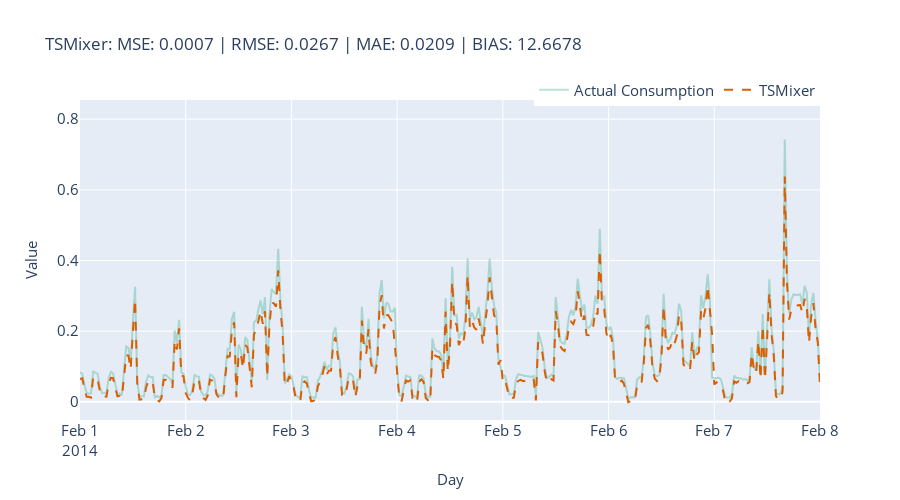

This figure's notebook cell:
### Code cell
## Lasso
model_name = ['TSMixer']
model_display_name = ['TSMixer']

fig = plot_forecast(tsmixer_data,
                    forecast_columns=['predicted'],
                    forecast_display_names=model_display_name, timestamp_col ='timestamp',
                    target_col_name="actual")
fig = format_plot(fig)
fig.update_layout(
    title=f"{model_name[0]}: "\
          f"MSE: {ts_aggtest_metrics.loc[ts_aggtest_metrics.algorithm==model_name[0]][['MSE']].iloc[0].item():.4f} | "\
          f"RMSE: {ts_aggtest_metrics.loc[ts_aggtest_metrics.algorithm==model_name[0]][['RMSE']].iloc[0].item():.4f} | "\
          f"MAE: {ts_aggtest_metrics.loc[ts_aggtest_metrics.algorithm==model_name[0]][['MAE']].iloc[0].item():.4f} | "\
          f"BIAS: {ts_aggtest_metrics.loc[ts_aggtest_metrics.algorithm==model_name[0]][['Forecast Bias']].iloc[0].item():.4f}"
)
fig.update_xaxes(type="date", range=["2014-02-01", "2014-02-08"])
fig.write_image(dst_img/"tsmixer.png")
fig.show()

### Figure 1 — Plotly figure (JSON) as saved in the notebook; plotly's stock layout.template omitted (floating-point values rounded to 4 significant figures; data arrays with more than 128 entries replaced by an {"elided": "..."} marker saying what was removed)
{"data": [{"line": {"color": "rgba(27,158,119, 0.3)"}, "mode": "lines", "name": "Actual Consumption", "type": "scatter", "x": {"elided": "1296 str values"}, "y": {"elided": "1296 float values"}}, {"line": {"color": "rgba(217,95,2, 1)", "dash": "dash"}, "mode": "lines", "name": "TSMixer", "type": "scatter", "x": {"elided": "1296 str values"}, "y": {"elided": "1296 float values"}}], "layout": {"autosize": false, "height": 500, "legend": {"font": {"size": 15}, "orientation": "h", "title": {}, "x": 1, "xanchor": "right", "y": 0.98, "yanchor": "bottom"}, "title": {"text": "TSMixer: MSE: 0.0007 | RMSE: 0.0267 | MAE: 0.0209 | BIAS: 12.6678"}, "width": 900, "xaxis": {"range": ["2014-02-01", "2014-02-08"], "tickfont": {"size": 15}, "title": {"font": {"size": 15}, "text": "Day"}, "type": "date"}, "yaxis": {"tickfont": {"size": 15}, "title": {"font": {"size": 15}, "text": "Value"}}}}
